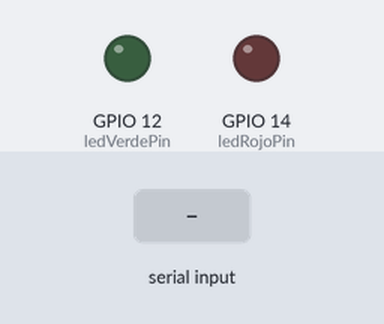
Bench run of a program on a simulated ESP32. Shown: output pins drawn as LEDs (lit = HIGH). The inputs (shaded band) are chosen by the test bench. Nothing arrives over Bluetooth unless stated; what the program prints to the serial monitor is not drawn.

Above: at 1.2 s.
1.3 s: "V" received over the second serial link
At 1.7 s:
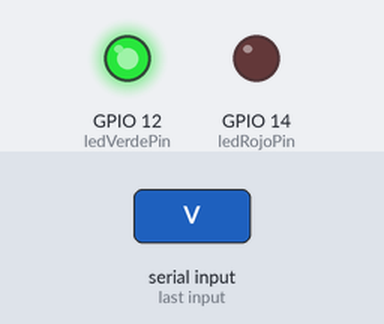
2.8 s: "R" received over the second serial link
At 4.0 s:
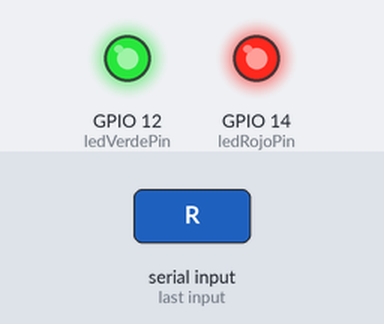
4.3 s: "v" received over the second serial link
At 5.2 s:
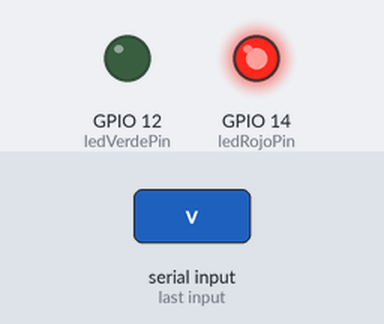
Timing chart, 0 to 7.3 s (numbered marks = the images above; inputs shaded):
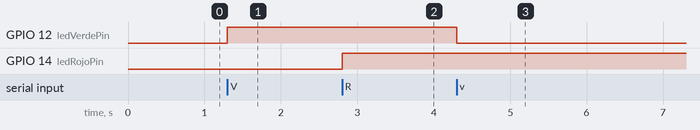

The program:

main.cpp
```cpp
#include <BluetoothSerial.h>
BluetoothSerial SerialBT;  // Instanciamos el Bluetooth

//=== Definición de pines ===
const int ledVerdePin = 12;
const int ledRojoPin  = 14;
const int potPin = 34;  // Entrada analógica para potenciómetro

void setup() {
  Serial.begin(115200);
  SerialBT.begin("ESP32_Control");  //  Iniciamos Bluetooth con nombre visible

  pinMode(ledVerdePin, OUTPUT);
  pinMode(ledRojoPin, OUTPUT);

  digitalWrite(ledVerdePin, LOW);
  digitalWrite(ledRojoPin, LOW);

  Serial.println("Bluetooth listo: ESP32_Control");
}

void loop() {
  if (!SerialBT.available()) return;

  Serial.println("* Datos recibidos por BT *");

  char cmd = SerialBT.read();
  while (SerialBT.available()) SerialBT.read();  // Limpiar buffer

  Serial.print("Comando recibido: '");
  Serial.print(cmd);
  Serial.println("'");

  switch (cmd) {
    case 'V':
      digitalWrite(ledVerdePin, HIGH);
      Serial.println("→ LED VERDE ENCENDIDO");
      break;

    case 'v':
      digitalWrite(ledVerdePin, LOW);
      Serial.println("→ LED VERDE APAGADO");
      break;

    case 'R':
      digitalWrite(ledRojoPin, HIGH);
      Serial.println("→ LED ROJO ENCENDIDO");
      break;

    case 'r':
      digitalWrite(ledRojoPin, LOW);
      Serial.println("→ LED ROJO APAGADO");
      break;

    case 'P': {
      int valor = analogRead(potPin);
      float voltaje = valor * 3.3 / 4095.0;
      String mensaje = "P: " + String(valor) + " (" + String(voltaje, 2) + " V)";
      SerialBT.println(mensaje);  //  Enviamos el valor a la app
      Serial.println("→ " + mensaje);
      break;
    }

    default:
      Serial.println("!! Comando desconocido");
  }

  Serial.print("Estado LEDs: VERDE=");
  Serial.print(digitalRead(ledVerdePin));
  Serial.print("  ROJO=");
  Serial.println(digitalRead(ledRojoPin));
  Serial.println("---------------------------");
}
```

Measured:
- after the input at 1.3 s, GPIO 12 (ledVerdePin): LOW → HIGH at once
- after the input at 2.8 s, GPIO 14 (ledRojoPin): LOW → HIGH at once
- after the input at 4.3 s, GPIO 12 (ledVerdePin): HIGH → LOW at once
